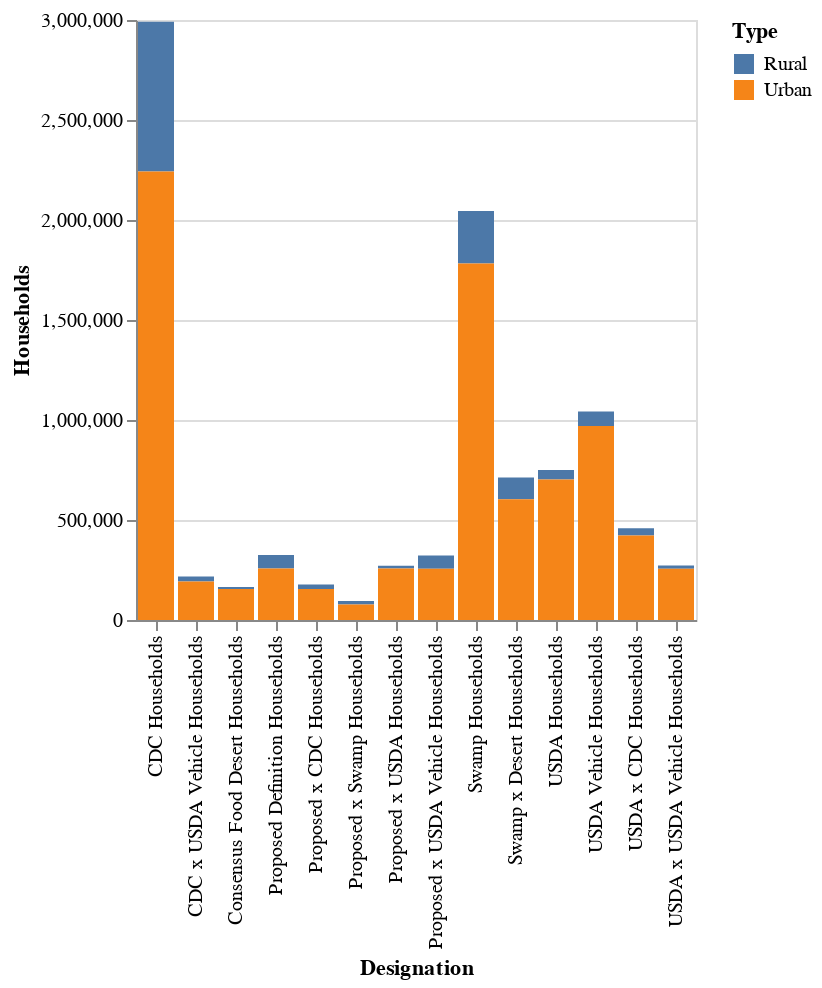

The cell this chart's notebook holds for it:
### Code cell
# plot number of households in each designation
households = df_pops[['Classification', 'USDA Households', 'Swamp Households', 'CDC Households', 'USDA Vehicle Households', 'Proposed Definition Households',
                      'USDA x USDA Vehicle Households', 'USDA x CDC Households', 'CDC x USDA Vehicle Households', 'Swamp x Desert Households',
                      'Proposed x USDA Households', 'Proposed x CDC Households', 'Proposed x USDA Vehicle Households', 'Proposed x Swamp Households',
                      'Consensus Food Desert Households']]
df_households_r = pd.DataFrame(households.set_index('Classification').transpose()['Rural']).rename(columns={'Rural': 'Households'})
df_households_r['Type'] = 'Rural'
df_households_u = pd.DataFrame(households.set_index('Classification').transpose()['Urban']).rename(columns={'Urban': 'Households'})
df_households_u['Type'] = 'Urban'
df_households_final = pd.concat([df_households_r, df_households_u], axis=0).reset_index()
df_households_final


alt.Chart(df_households_final).mark_bar().encode(
    x=alt.X('index:N').axis(title='Designation'),
    y=alt.Y('Households:Q').axis(title='Households'),
    color='Type'
)

### Figure 1 — Vega-Lite specification as saved in the notebook (floating-point values rounded to 4 significant figures)
{"config": {"view": {"continuousWidth": 300, "continuousHeight": 300}}, "data": {"name": "data-45c98f9bafd3d71dc13ee823e98da5e5"}, "mark": {"type": "bar"}, "encoding": {"color": {"field": "Type", "type": "nominal"}, "x": {"axis": {"title": "Designation"}, "field": "index", "type": "nominal"}, "y": {"axis": {"title": "Households"}, "field": "Households", "type": "quantitative"}}, "$schema": "https://vega.github.io/schema/vega-lite/v5.20.1.json", "datasets": {"data-45c98f9bafd3d71dc13ee823e98da5e5": [{"index": "USDA Households", "Households": 47474, "Type": "Rural"}, {"index": "Swamp Households", "Households": 261801, "Type": "Rural"}, {"index": "CDC Households", "Households": 747590, "Type": "Rural"}, {"index": "USDA Vehicle Households", "Households": 71589, "Type": "Rural"}, {"index": "Proposed Definition Households", "Households": 67637, "Type": "Rural"}, {"index": "USDA x USDA Vehicle Households", "Households": 15366, "Type": "Rural"}, {"index": "USDA x CDC Households", "Households": 36174, "Type": "Rural"}, {"index": "CDC x USDA Vehicle Households", "Households": 24574, "Type": "Rural"}, {"index": "Swamp x Desert Households", "Households": 108880, "Type": "Rural"}, {"index": "Proposed x USDA Households", "Households": 14092, "Type": "Rural"}, {"index": "Proposed x CDC Households", "Households": 23631, "Type": "Rural"}, {"index": "Proposed x USDA Vehicle Households", "Households": 66363, "Type": "Rural"}, {"index": "Proposed x Swamp Households", "Households": 17640, "Type": "Rural"}, {"index": "Consensus Food Desert Households", "Households": 11059, "Type": "Rural"}, {"index": "USDA Households", "Households": 702196, "Type": "Urban"}, {"index": "Swamp Households", "Households": 1782797, "Type": "Urban"}, {"index": "CDC Households", "Households": 2243084, "Type": "Urban"}, {"index": "USDA Vehicle Households", "Households": 970485, "Type": "Urban"}, {"index": "Proposed Definition Households", "Households": 257688, "Type": "Urban"}, {"index": "USDA x USDA Vehicle Households", "Households": 256613, "Type": "Urban"}, {"index": "USDA x CDC Households", "Households": 422739, "Type": "Urban"}, {"index": "CDC x USDA Vehicle Households", "Households": 192321, "Type": "Urban"}, {"index": "Swamp x Desert Households", "Households": 604209, "Type": "Urban"}, {"index": "Proposed x USDA Households", "Households": 257332, "Type": "Urban"}, {"index": "Proposed x CDC Households", "Households": 154428, "Type": "Urban"}, {"index": "Proposed x USDA Vehicle Households", "Households": 256257, "Type": "Urban"}, {"index": "Proposed x Swamp Households", "Households": 77047, "Type": "Urban"}, {"index": "Consensus Food Desert Households", "Households": 154428, "Type": "Urban"}]}}
